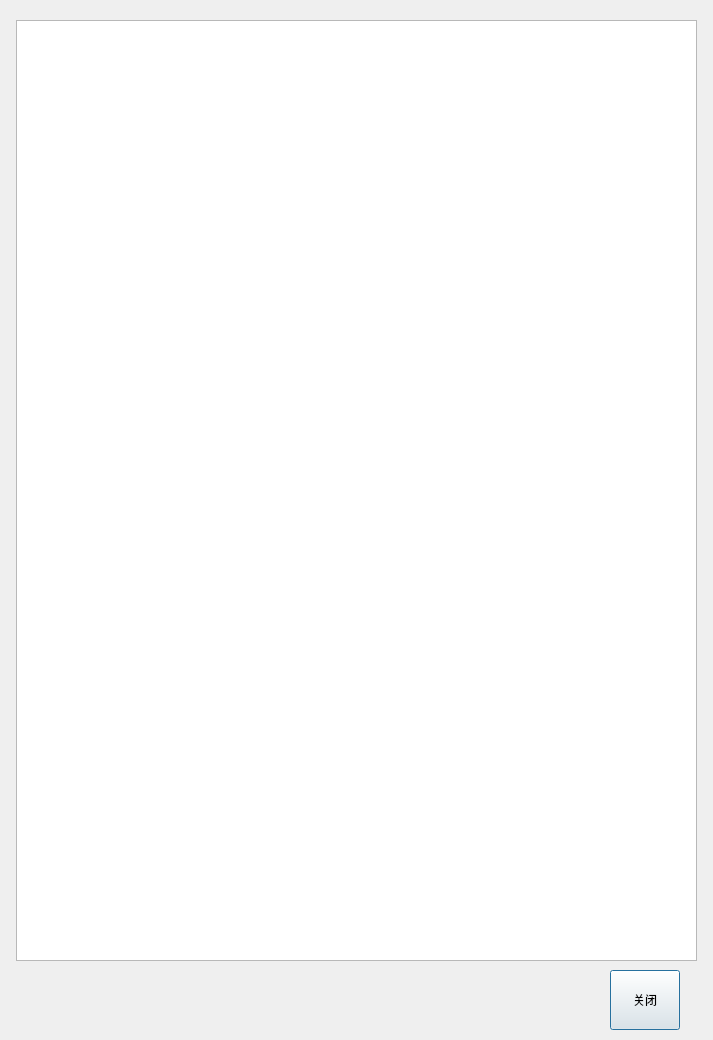
<?xml version="1.0" encoding="UTF-8"?>
<ui version="4.0">
 <class>ControStatusDialog</class>
 <widget class="QDialog" name="ControStatusDialog">
  <property name="geometry">
   <rect>
    <x>0</x>
    <y>0</y>
    <width>713</width>
    <height>1040</height>
   </rect>
  </property>
  <property name="windowTitle">
   <string>Dialog</string>
  </property>
  <widget class="QTableView" name="tableView">
   <property name="geometry">
    <rect>
     <x>16</x>
     <y>20</y>
     <width>681</width>
     <height>941</height>
    </rect>
   </property>
   <property name="styleSheet">
    <string notr="true"/>
   </property>
  </widget>
  <widget class="QPushButton" name="exit_pushButton">
   <property name="geometry">
    <rect>
     <x>610</x>
     <y>970</y>
     <width>70</width>
     <height>60</height>
    </rect>
   </property>
   <property name="text">
    <string>关闭</string>
   </property>
  </widget>
 </widget>
 <resources/>
 <connections/>
</ui>
